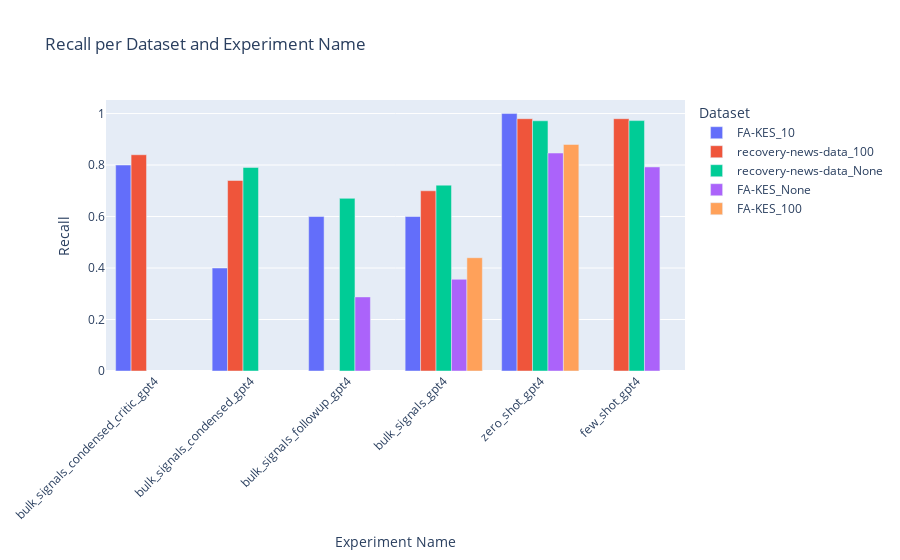

Notebook source saved alongside this figure:
### Code cell
# Create a bar plot
fig = px.bar(
    latest_experiments_reset,
    x="experiment_name",
    y="recall",
    color="dataset",
    barmode="group",
    title="Recall per Dataset and Experiment Name",
    labels={"recall": "Recall", "experiment_name": "Experiment Name", "dataset": "Dataset"}
)

fig.update_layout(xaxis_tickangle=-45)
fig.show()

### Figure 1 — Plotly figure (JSON) as saved in the notebook; plotly's stock layout.template omitted (floating-point values rounded to 4 significant figures)
{"data": [{"alignmentgroup": "True", "hovertemplate": "Dataset=FA-KES_10<br>Experiment Name=%{x}<br>Recall=%{y}<extra></extra>", "legendgroup": "FA-KES_10", "marker": {"color": "#636efa", "pattern": {"shape": ""}}, "name": "FA-KES_10", "offsetgroup": "FA-KES_10", "orientation": "v", "showlegend": true, "textposition": "auto", "type": "bar", "x": ["bulk_signals_condensed_critic_gpt4", "bulk_signals_condensed_gpt4", "bulk_signals_followup_gpt4", "bulk_signals_gpt4", "zero_shot_gpt4"], "xaxis": "x", "y": [0.8, 0.4, 0.6, 0.6, 1.0], "yaxis": "y"}, {"alignmentgroup": "True", "hovertemplate": "Dataset=recovery-news-data_100<br>Experiment Name=%{x}<br>Recall=%{y}<extra></extra>", "legendgroup": "recovery-news-data_100", "marker": {"color": "#EF553B", "pattern": {"shape": ""}}, "name": "recovery-news-data_100", "offsetgroup": "recovery-news-data_100", "orientation": "v", "showlegend": true, "textposition": "auto", "type": "bar", "x": ["bulk_signals_condensed_critic_gpt4", "bulk_signals_condensed_gpt4", "bulk_signals_gpt4", "few_shot_gpt4", "zero_shot_gpt4"], "xaxis": "x", "y": [0.84, 0.74, 0.7, 0.98, 0.98], "yaxis": "y"}, {"alignmentgroup": "True", "hovertemplate": "Dataset=recovery-news-data_None<br>Experiment Name=%{x}<br>Recall=%{y}<extra></extra>", "legendgroup": "recovery-news-data_None", "marker": {"color": "#00cc96", "pattern": {"shape": ""}}, "name": "recovery-news-data_None", "offsetgroup": "recovery-news-data_None", "orientation": "v", "showlegend": true, "textposition": "auto", "type": "bar", "x": ["bulk_signals_condensed_gpt4", "bulk_signals_followup_gpt4", "bulk_signals_gpt4", "few_shot_gpt4", "zero_shot_gpt4"], "xaxis": "x", "y": [0.7907, 0.6706, 0.7219, 0.9726, 0.9719], "yaxis": "y"}, {"alignmentgroup": "True", "hovertemplate": "Dataset=FA-KES_None<br>Experiment Name=%{x}<br>Recall=%{y}<extra></extra>", "legendgroup": "FA-KES_None", "marker": {"color": "#ab63fa", "pattern": {"shape": ""}}, "name": "FA-KES_None", "offsetgroup": "FA-KES_None", "orientation": "v", "showlegend": true, "textposition": "auto", "type": "bar", "x": ["bulk_signals_followup_gpt4", "bulk_signals_gpt4", "few_shot_gpt4", "zero_shot_gpt4"], "xaxis": "x", "y": [0.2877, 0.3561, 0.7925, 0.8467], "yaxis": "y"}, {"alignmentgroup": "True", "hovertemplate": "Dataset=FA-KES_100<br>Experiment Name=%{x}<br>Recall=%{y}<extra></extra>", "legendgroup": "FA-KES_100", "marker": {"color": "#FFA15A", "pattern": {"shape": ""}}, "name": "FA-KES_100", "offsetgroup": "FA-KES_100", "orientation": "v", "showlegend": true, "textposition": "auto", "type": "bar", "x": ["bulk_signals_gpt4", "zero_shot_gpt4"], "xaxis": "x", "y": [0.44, 0.88], "yaxis": "y"}], "layout": {"barmode": "group", "legend": {"title": {"text": "Dataset"}, "tracegroupgap": 0}, "title": {"text": "Recall per Dataset and Experiment Name"}, "xaxis": {"anchor": "y", "domain": [0, 1], "tickangle": -45, "title": {"text": "Experiment Name"}}, "yaxis": {"anchor": "x", "domain": [0, 1], "title": {"text": "Recall"}}}}
